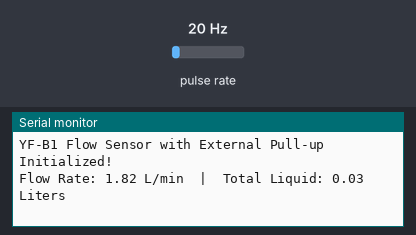
Bench run of a sketch on a simulated ESP32-C6. On the bench: the last lines printed to the serial monitor. Wiring (inferred from the names in the program): pulse sensor: data GPIO 4. The inputs (shaded band) are chosen by the test bench; at power-on: pulse rate 20 Hz.

Above: at 1.2 s.
1.3 s: pulse rate (sensor on GPIO 4) set to 4 Hz
At 2.6 s:
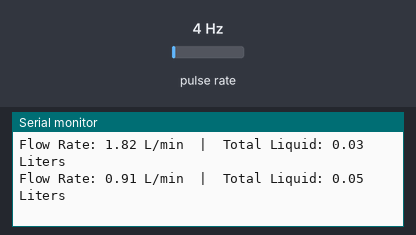
2.8 s: pulse rate (sensor on GPIO 4) set to 50 Hz
At 3.8 s:
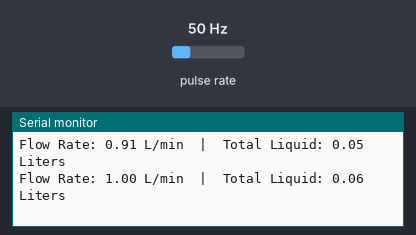
Timing chart, 0 to 5.8 s (numbered marks = the images above; inputs shaded):
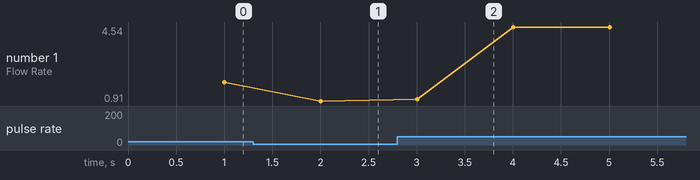

Measured:
- after the input at 1.3 s, the serial monitor: prints a new line after 0.70 s (image 1)
- after the input at 2.8 s, the serial monitor: prints a new line after 0.20 s (image 2)
- plotted number 1: 1.82 → 0.91 after the input at 1.3 s, 0.91 → 4.54 after the input at 2.8 s

The sketch:

WaterSensor.ino
```cpp
#include <Arduino.h>

// تعريف منفذ الحساس
#define SENSOR_PIN 4

// متغيرات حساب النبضات
volatile long pulseCount = 0;
float flowRate = 0.0;
float totalLiters = 0.0;

// متغيرات الوقت للتحديث كل ثانية
unsigned long oldTime = 0;

// معامل المعايرة لحساس YF-B1 (11 نبضة = 1 لتر تقريباً)
const float calibrationFactor = 11.0;

// دالة المقاطعة (Interrupt) التي تعمل مع كل لفة للمروحة
void IRAM_ATTR pulseCounter() {
  pulseCount++;
}

void setup() {
  Serial.begin(115200);

  // إعداد المنفذ كمدخل عادي (لأن المقاومة الخارجية 4.7kΩ متصلة وتؤدي الغرض بامتياز)
  pinMode(SENSOR_PIN, INPUT);

  // ربط المنفذ بدالة المقاطعة (تشتغل عندما تنزل الإشارة من High إلى Low)
  attachInterrupt(digitalPinToInterrupt(SENSOR_PIN), pulseCounter, FALLING);

  Serial.println("YF-B1 Flow Sensor with External Pull-up Initialized!");
}

void loop() {
  // تحديث الحسابات كل ثانية واحدة (1000 ملي ثانية)
  if ((millis() - oldTime) > 1000) {

    // إيقاف المقاطعة مؤقتاً أثناء الحساب لضمان دقة البيانات ومنع التداخل
    detachInterrupt(digitalPinToInterrupt(SENSOR_PIN));

    // حساب سرعة التدفق: (النبضات / معامل المعايرة) = لتر في الدقيقة
    flowRate = ((1000.0 / (millis() - oldTime)) * pulseCount) / calibrationFactor;

    // حساب إجمالي اللترات المستهلكة
    totalLiters += (flowRate / 60.0);

    // طباعة النتائج في الـ Serial Monitor
    Serial.print("Flow Rate: ");
    Serial.print(flowRate);
    Serial.print(" L/min  |  ");
    Serial.print("Total Liquid: ");
    Serial.print(totalLiters);
    Serial.println(" Liters");

    // إعادة تصفير العداد للثانية القادمة
    pulseCount = 0;
    oldTime = millis();

    // إعادة تشغيل المقاطعة لاستقبال النبضات الجديدة
    attachInterrupt(digitalPinToInterrupt(SENSOR_PIN), pulseCounter, FALLING);
  }
}
```
